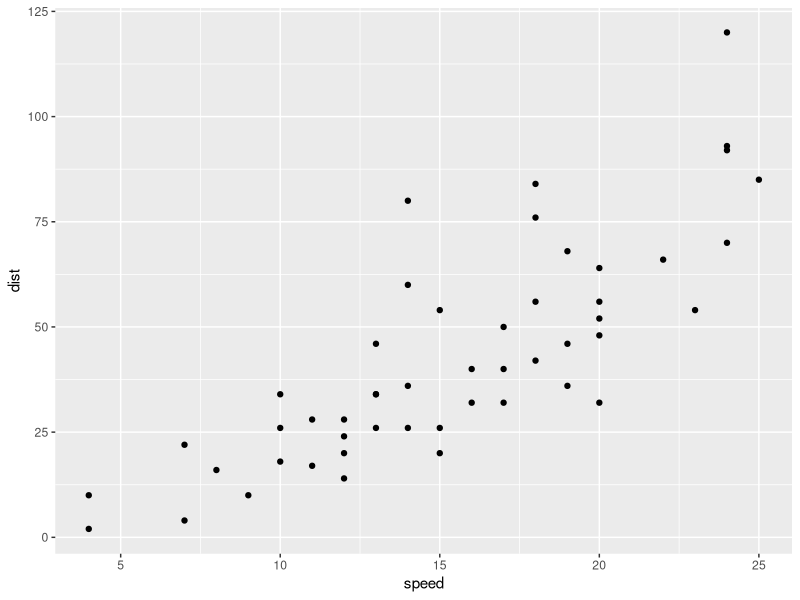
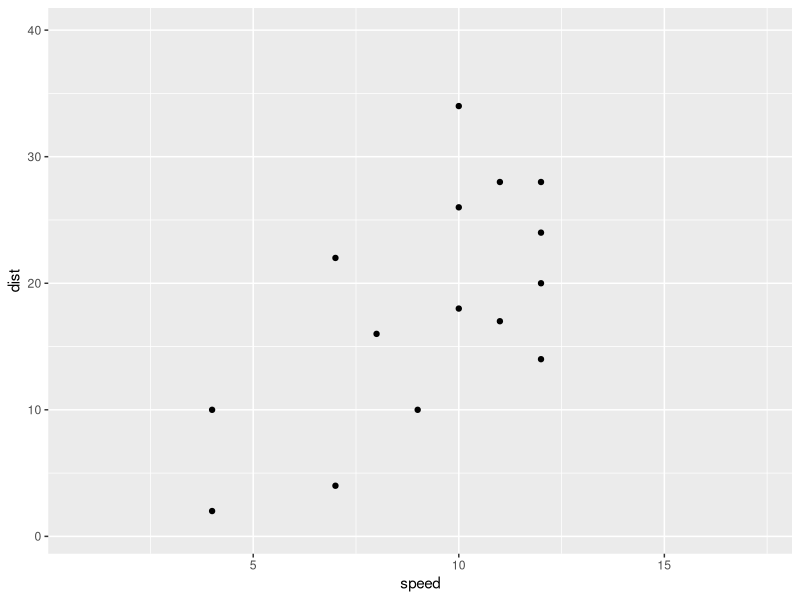

The R script that drew these images, in order:
## ---- chunk 1
knitr::opts_chunk$set(echo = TRUE)
## ---- chunk 2
library(ggplot2)
library(tidyverse)

my_setup <- function(data, params){
  
  if(data$group[1] == -1){
    nrows <- nrow(data)
    data$group <- seq_len(nrows)
  }
  data
}


cars %>% 
  mutate(group = -1L) %>% # specifies 
  my_setup()


my_setup <- function(data, params)  {
    if (anyDuplicated(data$group)) {
      data$group <- paste(data$group, seq_len(nrow(data)), sep = "-")
    }
    data
  }

cars %>% 
  mutate(group = -1L) %>% 
  my_setup()

my_compute_panel <- function(data, scales, n = 5, r = 1){
  
  angles <- seq(
    from = 0,
    to = 2*pi,
    length.out = n + 1
  )
  
  nrows = nrow(data)
  
  df <- data.frame() 
  
  for(i in 1:nrows){
    
  bind_rows(df,   
  data.frame(
    x = cos(angles) * data$r[i] + data$x0[i],
    y = cos(angles) * data$r[i] + data$y0[i],
    group = i
  ) 
  ) ->
    df
  }
  
}

cars %>%
  rename(x0 = dist) %>%
  rename(y0 = speed) %>%
  mutate(r = y0/12) %>%
  my_compute_panel


StatCircle <- ggproto(`_class` = 'StatCircle',
                      `_inherit` = Stat, 
                      setup_data = my_setup,
                      compute_panel = my_compute_panel,
                      required_aes = c('x0', 'y0', 'r'))


geom_circle <- function(mapping = NULL, data = NULL, stat = "circle", 
                        position = "identity", ..., r = 1,  
                        n = 50, arrow = NULL, lineend = "butt", linejoin = "round", 
                        na.rm = FALSE, show.legend = NA, inherit.aes = TRUE) {
  layer(
    data = data, 
    mapping = mapping, 
    stat = stat, 
    geom = GeomPolygon, 
    position = position, 
    show.legend = show.legend, 
    inherit.aes = inherit.aes, 
    params = list(
      r = r, 
      n = n, 
      arrow = arrow, 
      lineend = lineend, 
      linejoin = linejoin, 
      na.rm = na.rm, 
      ...
    )
  )
}


ggplot(cars) + 
  aes(x = speed) + 
  aes(y = dist) + 
  geom_point() + 
  aes(r = dist, x0 = speed, y0 = dist) +
  geom_circle()


## ---- chunk 3
create_circle <- function(x0, y0, r = 1, n = 100){
  angels <- seq(
    from = 0,
    to = 2*pi,
    length.out = n + 1
  )
  data.frame(
    x = cos(angels) * r + x0,
    y = sin(angels) * r + y0
  )
}

the_compute_panel <- function(data, scales, r = 1, n = 50) {
    
    cols_to_keep <- setdiff(names(data), c("x0", "y0"))
    
    circles <- lapply(seq_len(nrow(data)), function(i) {
      
      circles_path <- create_circle(data$x0[i], data$y0[i], data$r[i], n)
      cbind(circles_path, unclass(data[i, cols_to_keep]))
      
    })
    
    do.call(rbind, circles)
}

cars %>% 
  .[1:2,] %>% 
  rename(x0 = speed) %>% 
  rename(y0 = dist) %>% 
  mutate(r = y0) %>% 
  mutate(group = row_number()) %>% 
  the_compute_panel(n = 5)


the_setup_data <- function(data, params) {
    if (anyDuplicated(data$group)) {
      data$group <- paste(data$group, seq_len(nrow(data)), sep = "-")
    }
    data
  }

cars %>% 
  .[1:2,] %>% 
  mutate(group = row_number()) %>% 
  the_setup_data()

StatCircle <- ggproto("StatCircle", Stat, 
  # setup_params = function(data, params) {
  #   if (is.null(params$r)) {
  #     params$r <- 1
  #   } else if (params$r == 0) {
  #     rlang::abort("Circles cannot be defined with a radius of 0")
  #   }
  #   if (is.null(params$n)) {
  #     params$n <- 50
  #   } else if (params$n <= 0) {
  #     rlang::abort("Circles must be defined with `n` greater than 0")
  #   }
  #   params
  # },
  setup_data = the_setup_data,
  compute_panel = the_compute_panel,
  required_aes = c("x0", "y0", "r")
)


geom_circle <- function(mapping = NULL, data = NULL, stat = "circle", 
                        position = "identity", ..., r = 1,  
                        n = 50, arrow = NULL, lineend = "butt", linejoin = "round", 
                        na.rm = FALSE, show.legend = NA, inherit.aes = TRUE) {
  layer(
    data = data, 
    mapping = mapping, 
    stat = stat, 
    geom = GeomPolygon, 
    position = position, 
    show.legend = show.legend, 
    inherit.aes = inherit.aes, 
    params = list(
      r = r, 
      n = n, 
      arrow = arrow, 
      lineend = lineend, 
      linejoin = linejoin, 
      na.rm = na.rm, 
      ...
    )
  )
}


set.seed(1244)
cars %>% 
  .[1:15,] %>%
  ggplot() +
  aes(x = speed, y = dist) +
  geom_point() +
  aes(x0 = speed, y0 = dist, r = dist^.5) +
  geom_circle(n = 6, alpha = .2) +
  geom_circle(n = 13, alpha = .2) +
  geom_circle(r = 2, alpha = .2) +
  geom_circle(alpha = .2)
